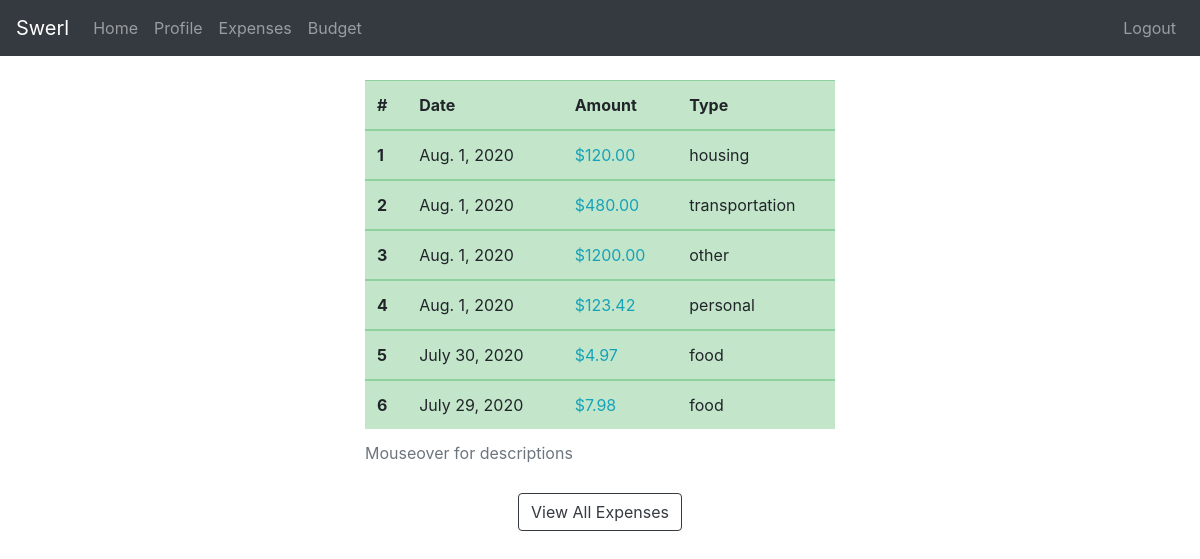
The page /profile/ (signed in) on the database as committed earlier.
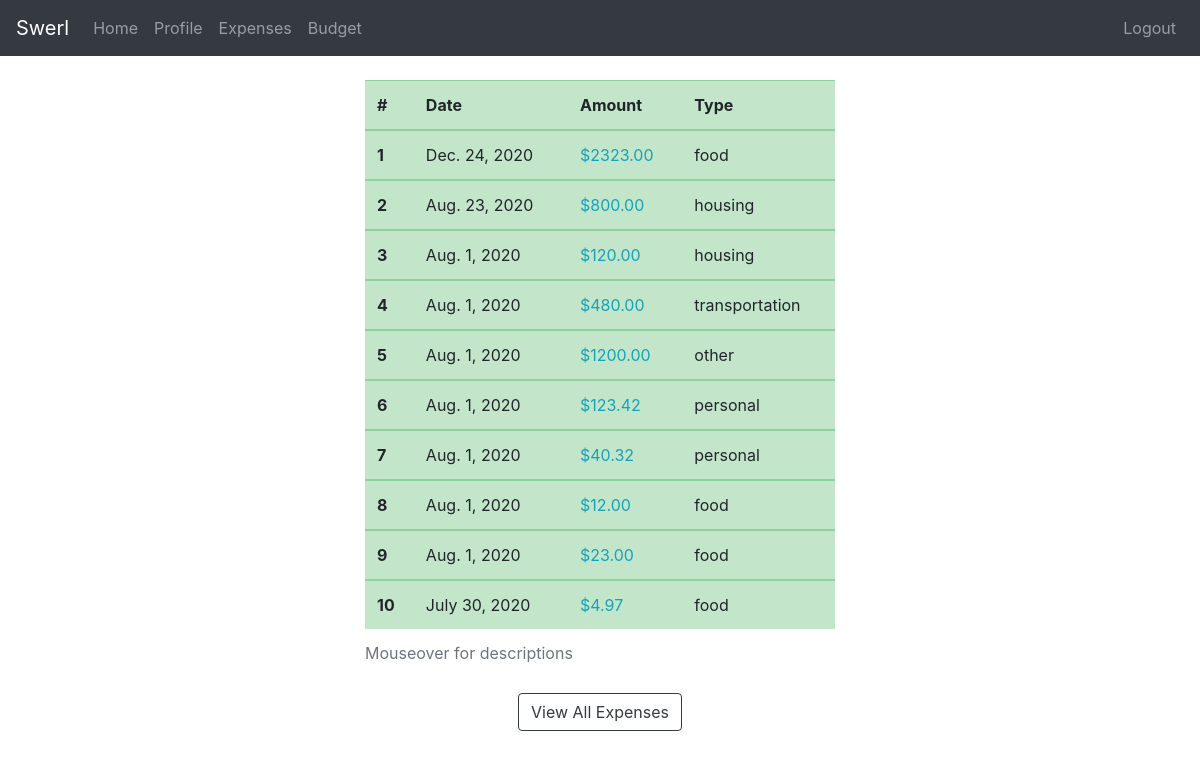
The same page on the database as committed later.
### expenses/models.py (models this page shows)
class Expense(models.Model):
    amount = models.DecimalField(max_digits=11, decimal_places=2)
    expense_date = models.DateField(default=datetime.now, blank=True)
    description = models.CharField(max_length=100, blank=True)
    expense_type = models.CharField(max_length=100)
    author = models.ForeignKey(settings.AUTH_USER_MODEL, on_delete=models.CASCADE)

### swerl_profile/views.py (the view)
# urls.py: path("profile/", profile_page, name="profile_page"),
def profile_page(request):
    author_id = request.user.id
    user_expenses = Expense.objects.filter(author=author_id).order_by("-expense_date")[:10]
    user_name = request.user.username
    context = {
        "user_expenses": user_expenses,
        "user_name": user_name,
    }
    return render(request, "swerl_profile/swerl_profile.html", context)

### budget/templates/swerl_profile/swerl_profile.html (shortened to what this page needs)
{% extends "base.html" %}
{% block content %}
<br>
<div class="container" style="max-width: 500px; max-height: 550px;">
    <table class="table table-hover table-success">
        <caption>Mouseover for descriptions</caption>
        <thead>
        <tr>
            <th scope="col">#</th>
            <th scope="col">Date</th>
            <th scope="col">Amount</th>
            <th scope="col">Type</th>
        </tr>
        </thead>
        {% for user_expense in user_expenses %}
        <tbody>
            <tr data-toggle="tooltip" title="{{ user_expense.description }}">
                <th scope="row">{{ forloop.counter }}</th>
                <td>{{ user_expense.expense_date }}</td>
                <td class="text-info">${{ user_expense.amount }}</td>
                <td>{{ user_expense.expense_type }}</td>
            </tr>
        </tbody>
        {% endfor %}
    </table>
    <div class="text-center">
        <a class="btn btn-outline-dark" href="/expenses">View All Expenses</a>
    </div>
</div>
{% endblock content %}

Rows that differ between the two databases and show on the page:
no longer on this page (row unchanged): Expense: expense_date "July 29, 2020", amount "7.98", expense_type "food"
added Expense: expense_date "Dec. 24, 2020", amount "2323.00", expense_type "food"
added Expense: expense_date "Aug. 23, 2020", amount "800.00", expense_type "housing"
added Expense: expense_date "Aug. 1, 2020", amount "40.32", expense_type "personal"
added Expense: expense_date "Aug. 1, 2020", amount "12.00", expense_type "food"
added Expense: expense_date "Aug. 1, 2020", amount "23.00", expense_type "food"
